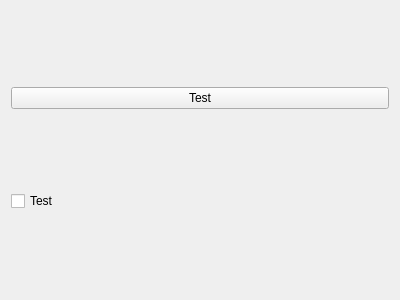
<?xml version="1.0" encoding="UTF-8"?>
<ui version="4.0">
 <class>Form</class>
 <widget class="QWidget" name="Form">
  <property name="geometry">
   <rect>
    <x>0</x>
    <y>0</y>
    <width>400</width>
    <height>300</height>
   </rect>
  </property>
  <property name="windowTitle">
   <string>Form</string>
  </property>
  <layout class="QVBoxLayout" name="verticalLayout">
   <item>
    <widget class="QPushButton" name="pushButton">
     <property name="text">
      <string>Test</string>
     </property>
    </widget>
   </item>
   <item>
    <widget class="QCheckBox" name="checkBox">
     <property name="text">
      <string>Test</string>
     </property>
    </widget>
   </item>
  </layout>
 </widget>
 <resources/>
 <connections/>
</ui>
